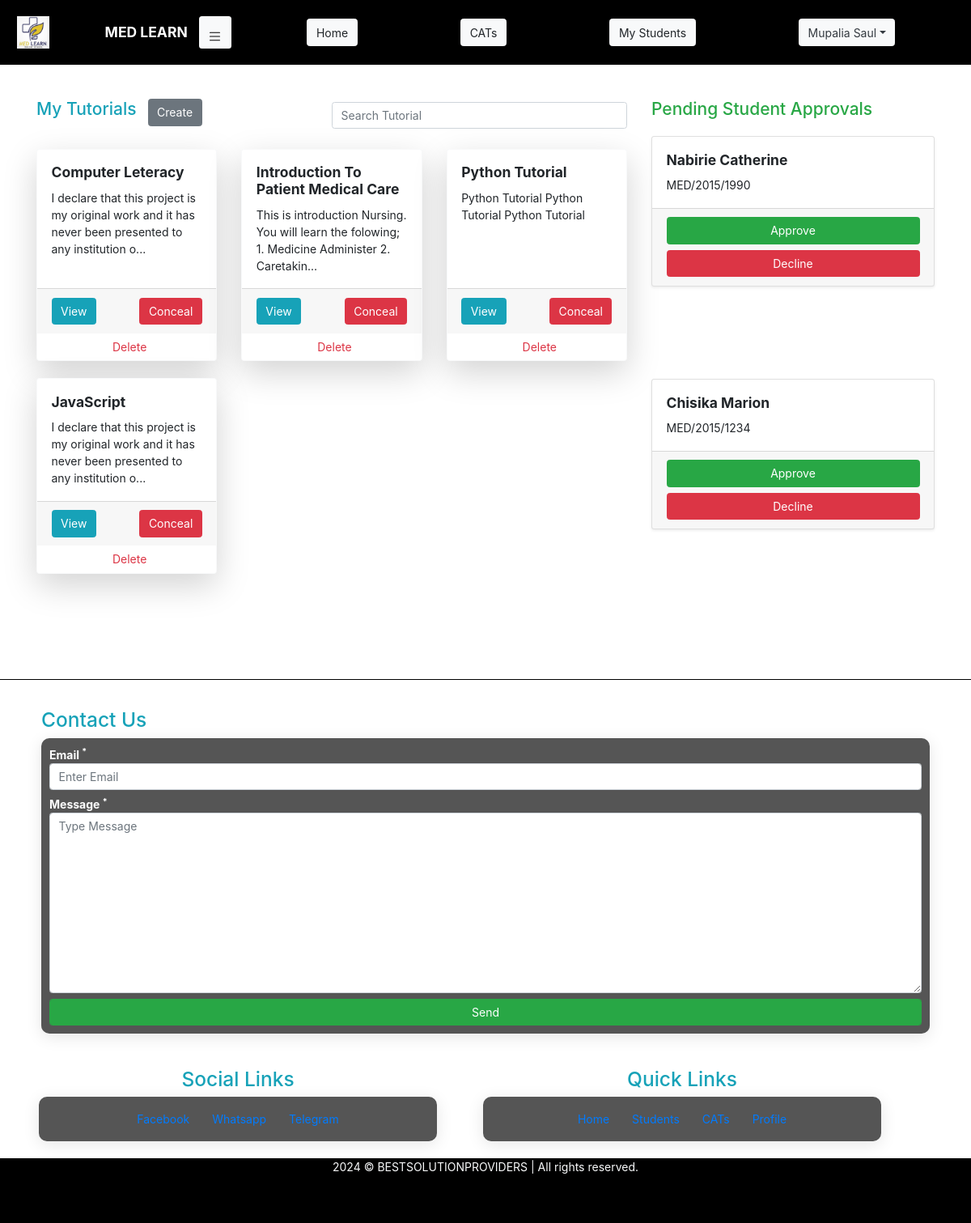
/Author/Dashboard/ (signed in), run on an earlier commit of the app's database.
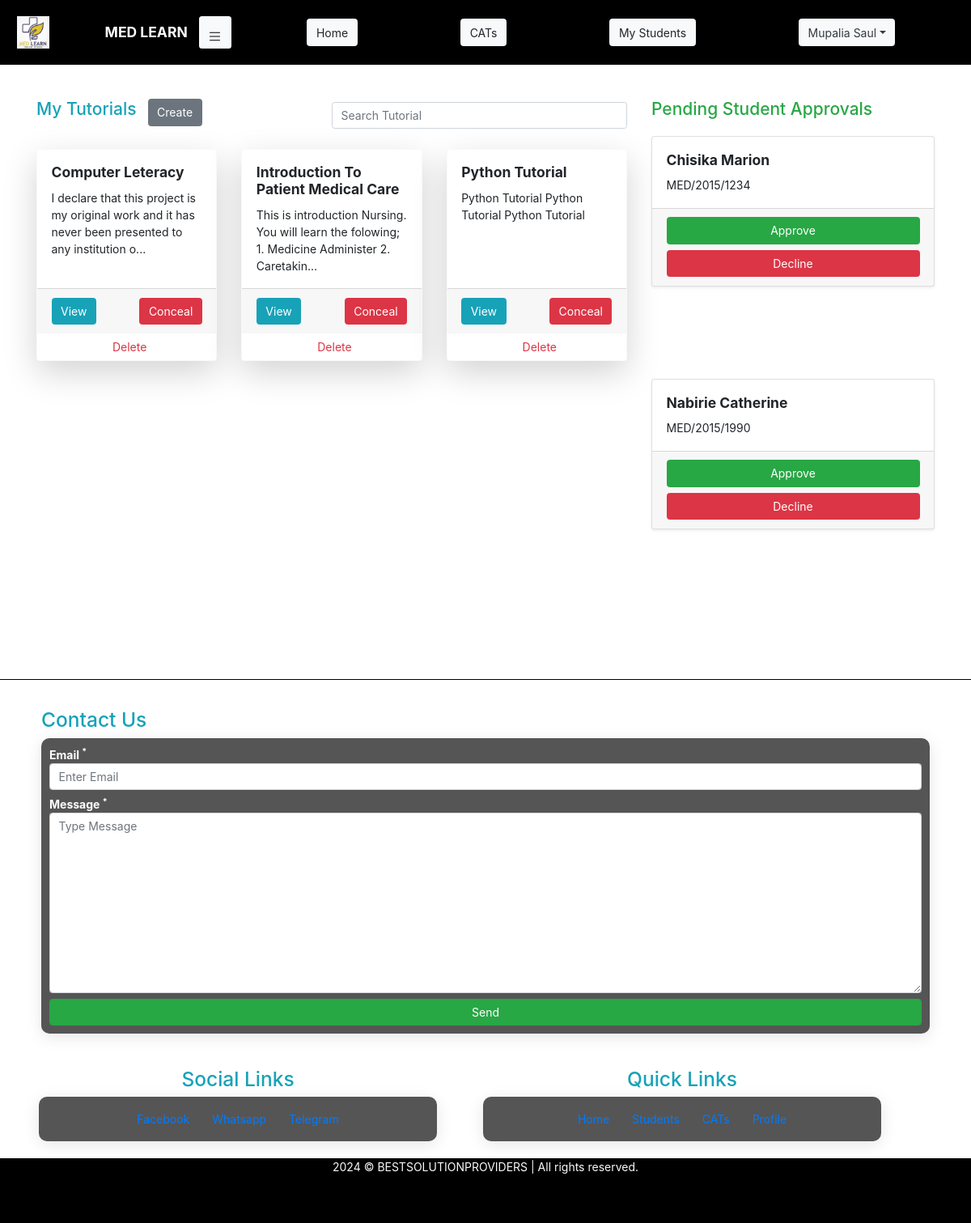
And on a later commit of the database.
### student/models.py (models this page shows, shortened)
class Tutorial(models.Model):
    user = models.ForeignKey(User, null=True, on_delete=models.CASCADE)
    name = models.CharField(max_length=255, null=True, )
    description = models.TextField(max_length=250, null=True, )
    is_published = models.BooleanField(default=False)
    updated = models.DateTimeField(auto_now=True, null=True)
    created = models.DateTimeField(auto_now_add=True, null=True)
    class Meta:
        ordering = ['-updated', '-created']

class User(AbstractUser):
    phone = models.PositiveIntegerField(null=True, unique=True)
    registration_number = models.CharField(max_length=55, null=True, )
    profile_image = models.ImageField(upload_to="UserProfileImages", null=True)
    are_you_a_student = models.BooleanField(default=True)
    updated = models.DateTimeField(auto_now=True, null=True)
    created = models.DateTimeField(auto_now_add=True, null=True)
    class Meta:
        ordering = ['-updated', '-created']

class StudentApproval(models.Model):
    registration_number = models.CharField(max_length=255, null=True, )
    lecturer = models.ForeignKey(User, null=True, on_delete=models.CASCADE)
    is_approved = models.BooleanField(default=False)
    updated = models.DateTimeField(auto_now=True, null=True)
    created = models.DateTimeField(auto_now_add=True, null=True)
    class Meta:
        ordering = ['-updated', '-created']

### author/views.py (the view)
# urls.py: path('Dashboard/', views.dashboard_index_author, name='author-dashboard-url'),
@login_required(login_url='home-url')
def dashboard_index_author(request):
    user = User.objects.get(id=request.user.id)
    if not user.are_you_a_student:
        my_tutorials = Tutorial.objects.filter(
            user_id=request.user.id
        )
        approvals = StudentApproval.objects.filter(
            lecturer=request.user
        )
        students = User.objects.filter(
            are_you_a_student=True
        )
        context = {
            'my_tutorials': my_tutorials,
            'approvals': approvals,
            'students': students
        }
        return render(request, 'author/index.html', context)
    else:
        messages.error(request, "Logged in as Student!")
        return redirect('student-dashboard-url')

### templates/author/index.html (shortened to what the changed rows need)
{% load static %}
<!DOCTYPE html>
<html lang="en">
<head>
    <link rel="stylesheet" href="{% static 'css/global.css' %}">
    <link rel="stylesheet" href="{% static 'css/student-index.css' %}">
    <link rel="stylesheet" href="{% static 'bootstrap/css/bootstrap.css' %}">
</head>
<body class="">
    {% include 'author/header.html' %}
    <section class="container mt-5">
        <div class="row">
            <div class="col-md-6 col-lg-8 mb-4">
                <div class="row">
                    {% if my_tutorials %}
                    {% for tutorial in my_tutorials %}
                    <div class="col-md-6 col-lg-4 mb-4">
                        <div class="card h-100 shadow-lg border-light">
                            <div class="card-body">
                                <h5 class="card-title font-weight-bold">{{ tutorial.name }}</h5>
                                <p class="card-text">{{ tutorial.description|slice:":100" }}{% if tutorial.description|length > 100 %}...{% endif %}</p>
                            </div>
                            <div class="card-footer text-muted d-flex justify-content-between align-items-center">
                                <a href="{% url 'author-tutorial-url' tutorial.id %}" class="btn btn-info">View</a>
                                {% if tutorial.is_published %}
                                <a class="btn btn-danger float-right"
                                    href="{% url 'conceal-publish-tutorial-url' tutorial.id %}">Conceal</a>
                                {% else %}
                                <a class="btn btn-success float-right"
                                    href="{% url 'conceal-publish-tutorial-url' tutorial.id %}">Publish</a>
                                {% endif %}
                            </div>
                            <div class="ml-1 w-100 text-center">
                                 <a class="btn btn-link text-danger "
                            href="{% url 'delete-tutorial-url' tutorial.id %}">Delete</a>
                            </div>
                        </div>
                    </div>
                    {% endfor %}
                    {% else %}
                    <h4 class="d-flex justify-content-center align-items-center w-100" style="min-height: 50vh;">You have not published any tutorial.</h4>
                    {% endif %}
                </div>
            </div>
            <div class="col-md-6 col-lg-4 mb-4">
                <div class="row overflow-auto" style="height: 75vh;">
                    {% if approvals %}
                    {% for approval in approvals %}
                    <div class="col-12 mb-4">
                        <div class="card shadow-sm">
                            <div class="card-body">
                                {% for student in students %}
                                {% if student.registration_number == approval.registration_number %}
                                <h5 class="card-title font-weight-bold text-capitalize">{{ student.last_name }} {{ student.first_name }}</h5>
                                <p class="card-text">{{ student.registration_number }}</p>
                                {% endif %}
                                {% endfor %}
                            </div>
                            <div class="card-footer text-muted">
                                <a href="" class="btn btn-success btn-block">Approve</a>
                                <a href="" class="btn btn-danger btn-block mt-2">Decline</a>
                            </div>
                        </div>
                    </div>
                    {% endfor %}
                    {% else %}
                    <h4 class="d-flex justify-content-center align-items-center w-100" style="min-height: 50vh;">No Approval Requests.</h4>
                    {% endif %}
                </div>
            </div>
        </div>
    </section>
</body>
</html>

What changed in the data, as far as the page shows it:
no longer on this page (row edited): Tutorial: name "JavaScript", description "I declare that this project is my original work and it has never been presented to any institution o", is_published "Conceal"
changed StudentApproval (number 1 of 2 on the later page): moves up the list
